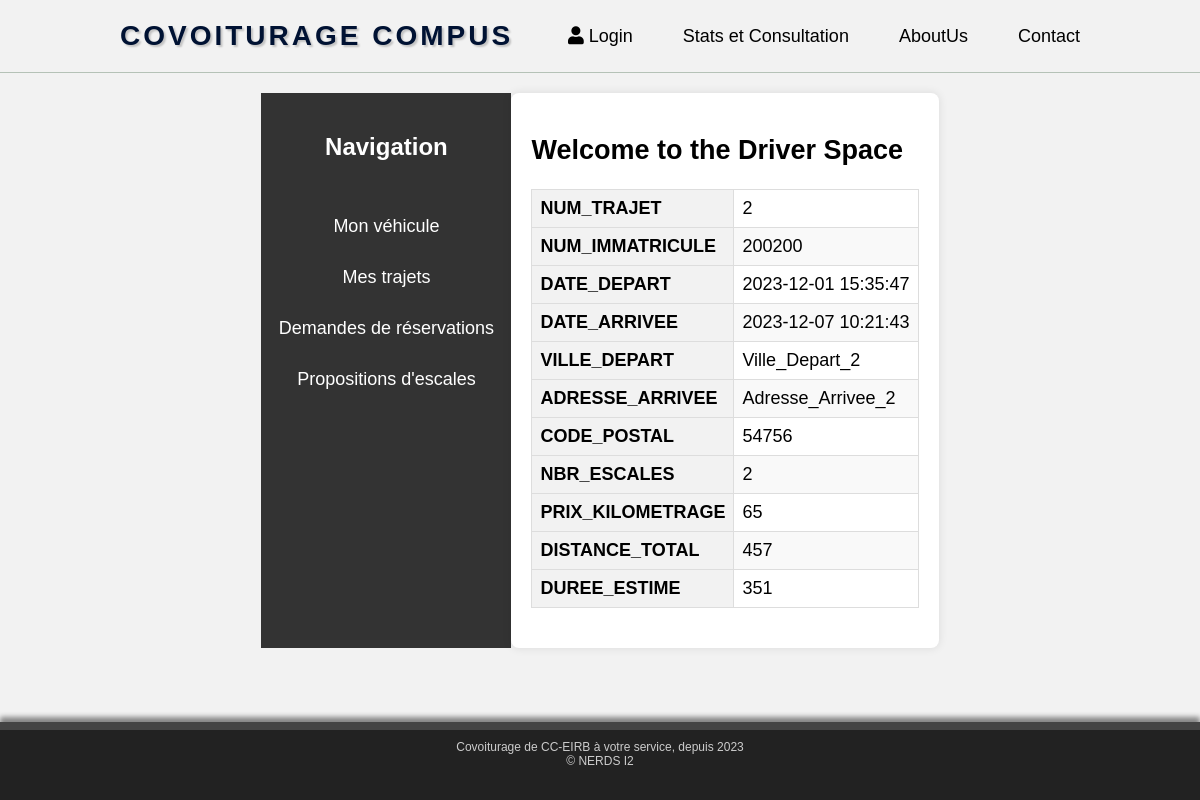
The page /php/espace_conducteur/view_trajet.php?num_trajet=2 on the database its author committed.
### tables this page shows
CREATE TABLE IF NOT EXISTS TRAJET(
    NUM_TRAJET SERIAL NOT NULL,
    NUM_IMMATRICULE INT NOT NULL,
    DATE_DEPART TIMESTAMP NOT NULL,
    DATE_ARRIVEE TIMESTAMP NOT NULL,
    VILLE_DEPART VARCHAR(100) NOT NULL,
    ADRESSE_ARRIVEE VARCHAR(100) NOT NULL,
    CODE_POSTAL INT NOT NULL,
    NBR_ESCALES INT NOT NULL DEFAULT 0,
    PRIX_KILOMETRAGE INT NOT NULL,
    DISTANCE_TOTAL INT NOT NULL,
    DUREE_ESTIME INT NOT NULL,

    PRIMARY KEY (NUM_TRAJET),
    FOREIGN KEY (NUM_IMMATRICULE) REFERENCES VOITURE(NUM_IMMATRICULE) ON DELETE CASCADE ON UPDATE CASCADE
);

### php/espace_conducteur/view_trajet.php (the view, shortened to what this page needs)
<!DOCTYPE html>
<html>
<head>
    <link rel="stylesheet" type="text/css" href="../../css/esp_conducteur.css">
    <link rel="stylesheet" type="text/css" href="../../css/table_style.css">
</head>
<body>
    <?php include('../header.php'); ?>
    <div class="container">
        <?php include('nav_bar.php'); ?>
        <div class="main-content" id="mainContent">
            <h2>Welcome to the Driver Space</h2>
            <?php
            include('../../connect.php');
            if (isset($_GET['num_trajet']) && !empty($_GET['num_trajet'])) {
                $num_trajet = $_GET['num_trajet'];
                $query1 = "SELECT * FROM TRAJET WHERE NUM_TRAJET = ?";
                $stmt1 = $conn->prepare($query1);
                $stmt1->bind_param("i", $num_trajet);
                if ($stmt1->execute()) {
                    $result1 = $stmt1->get_result();
                    if ($result1->num_rows > 0) {
                        echo '<div style="overflow-x:auto;">';
                        echo '<table>';
                        $columns = ['NUM_TRAJET', 'NUM_IMMATRICULE', 'DATE_DEPART', 'DATE_ARRIVEE', 'VILLE_DEPART', 'ADRESSE_ARRIVEE', 'CODE_POSTAL', 'NBR_ESCALES', 'PRIX_KILOMETRAGE', 'DISTANCE_TOTAL', 'DUREE_ESTIME'];
                        while ($row = $result1->fetch_assoc()) {
                            foreach ($columns as $column) {
                                echo '<tr>';
                                echo "<th>$column</th>";
                                echo "<td>{$row[$column]}</td>";
                                echo '</tr>';
                            }
                        }
                        echo '</table>';
                        echo '</div>';
                    } else {
                        echo "Aucun résultat trouvé";
                    }
                } else {
                    echo "Erreur lors de l'exécution de la requête 1: " . $stmt1->error;
                }
            }
            ?>
        </div>
    </div>
    <?php include('../footer.php'); ?>
</body>
</html>

### css/esp_conducteur.css (style rules this page uses)
body { font-family: 'Open Sans', sans-serif; background-color: #f2f2f2; margin: 0; padding: 0; font-size: 18px; }
.container { display: flex; max-width: 1200px; margin: 0 auto; padding: 20px; }
.main-content { flex-grow: 1; padding: 20px; background-color: #fff; border-radius: 8px; box-shadow: 0 0 10px rgba(0, 0, 0, 0.1); transition: transform 0.3s ease; }

### css/table_style.css (style rules this page uses)
table { width: 100%; border-collapse: collapse; margin-bottom: 20px; }
th, td { border: 1px solid #ddd; padding: 8px; text-align: left; }
th { background-color: #f2f2f2; }
tr:nth-child(even) { background-color: #f9f9f9; }

### php/header.php (style rules this page uses)
body { font-family: 'DyeLine', sans-serif; margin: 0; padding: 0; }

### php/footer.php (style rules this page uses)
html, body { height: 100%; margin: 0; display: flex; flex-direction: column; }
body { min-height: 100vh; }

### rows shown on the page
trajet: column "NUM_TRAJET", NUM_TRAJET "2", column "NUM_IMMATRICULE", NUM_IMMATRICULE "200200", column "DATE_DEPART", DATE_DEPART "2023-12-01 15:35:47", column "DATE_ARRIVEE", DATE_ARRIVEE "2023-12-07 10:21:43", column "VILLE_DEPART", VILLE_DEPART "Ville_Depart_2", column "ADRESSE_ARRIVEE", ADRESSE_ARRIVEE "Adresse_Arrivee_2", column "CODE_POSTAL", CODE_POSTAL "54756", column "NBR_ESCALES", NBR_ESCALES "2", column "PRIX_KILOMETRAGE", PRIX_KILOMETRAGE "65", column "DISTANCE_TOTAL", DISTANCE_TOTAL "457", column "DUREE_ESTIME", DUREE_ESTIME "351"
